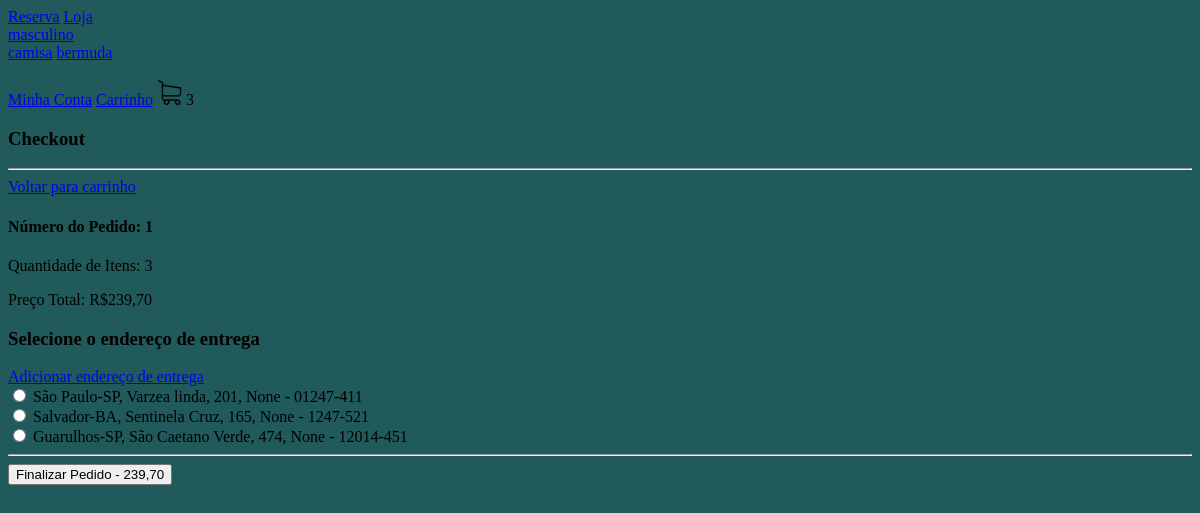
Before: /checkout/ (signed in) with the older database file.
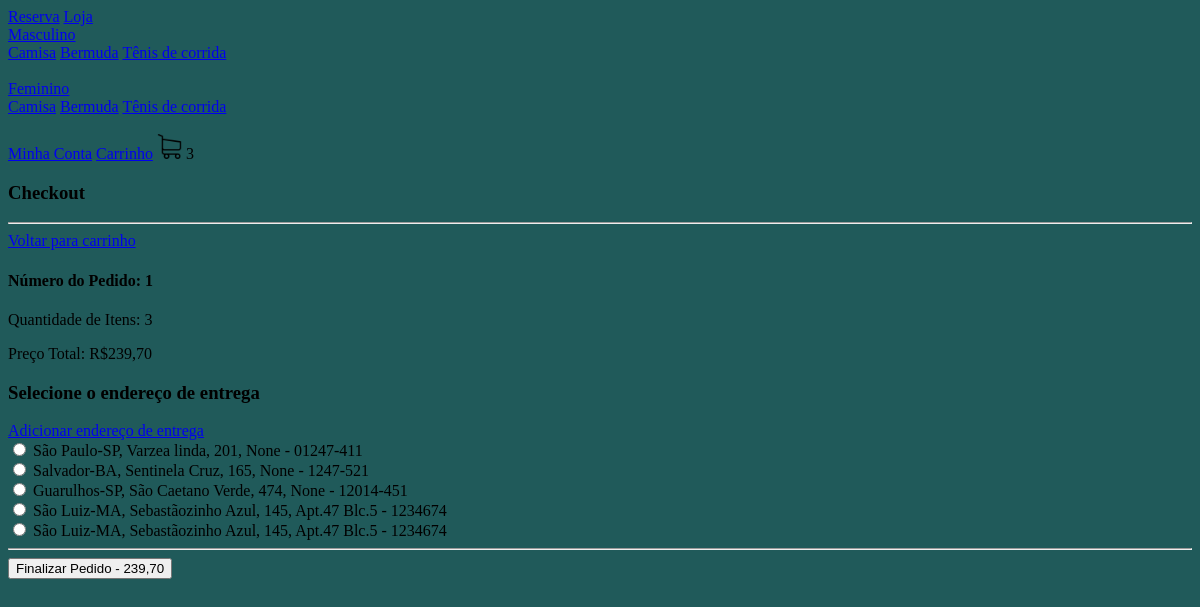
After: the same page with the newer database file.
### loja/models.py (models this page shows, shortened)
class Categoria(models.Model):
    nome = models.CharField(max_length=200, null=True, blank=True)
    slug = models.CharField(max_length=200, null=True, blank=True)

class Tipo(models.Model):
    nome = models.CharField(max_length=200, null=True, blank=True)
    slug = models.CharField(max_length=200, null=True, blank=True)

class Endereco(models.Model):
    rua = models.CharField(max_length=400, null=True, blank=True)
    numero = models.IntegerField(default=0)
    complemento = models.CharField(max_length=400, null=True, blank=True)
    cep = models.CharField(max_length=200, null=True, blank=True)
    cidade = models.CharField(max_length=200, null=True, blank=True)
    estado = models.CharField(max_length=200, null=True, blank=True)
    cliente = models.ForeignKey(
        Cliente, null=True, blank=True, on_delete=models.SET_NULL)

### loja/views.py (the view, shortened to what this page needs)
# urls.py: path('checkout/', checkout, name='checkout'),
def checkout(request):
    if request.user.is_authenticated:
        cliente = request.user.cliente
    pedido, criado = Pedido.objects.get_or_create(
        cliente=cliente, finalizado=False)
    enderecos = Endereco.objects.filter(cliente=cliente)
    context = {"pedido": pedido, "enderecos": enderecos, "erro":None}
    return render(request, 'checkout.html', context)

### loja/models.py (called while the page is built)
    @property
    def quantidade_total(self):
        itens_pedido = ItensPedido.objects.filter(pedido__id=self.id)
        quantidade = sum([item.quantidade for item in itens_pedido])
        return quantidade

    @property
    def preco_total(self):
        itens_pedido = ItensPedido.objects.filter(pedido__id=self.id)
        preco = sum([item.preco_total for item in itens_pedido])
        return preco

    @property
    def preco_total(self):
        preco_total = self.quantidade * self.item_estoque.produto.preco
        return preco_total

### loja/novos_context.py (called while the page is built)
def categorias_tipos(request):
    categorias_navegacao = Categoria.objects.all()
    tipos_navegacao = Tipo.objects.all()
    return {"categorias_navegacao": categorias_navegacao, "tipos_navegacao": tipos_navegacao}

### loja/templates/checkout.html (shortened to what this page needs)
{% extends 'base.html' %}
{% load static %}
{% block body %}
    <h3>Checkout</h3>
    <hr>
    <a href="{% url 'carrinho' %}">Voltar para carrinho</a>
    <h4>Número do Pedido: {{ pedido.id }}</h4>
    <p>Quantidade de Itens: {{ pedido.quantidade_total }}</p>
    <p>Preço Total: R${{ pedido.preco_total }}</p>
    <form action="{% url 'finalizar_pedido' pedido.id %}" method="POST">
        <h3>Selecione o endereço de entrega</h3>
        <a href="{% url 'adicionar_endereco' %}">Adicionar endereço de entrega</a>
        <br>
        {% for endereco in enderecos %}
            <input type="radio" name="endereco" value="{{endereco.id}}">
            <label for="{{endereco.id}}">{{endereco.cidade}}-{{endereco.estado}}, {{endereco.rua}}, {{endereco.numero}}, {{endereco.complemento}} - {{endereco.cep}} </label>
            <br>
        {% endfor %}
        <hr>
        <button type="submit">Finalizar Pedido - {{pedido.preco_total}}</button>
    </form>
{% endblock %}

### loja/templates/navbar.html
{% load static %}
<nav>
    <a href="{% url 'homepage' %}">Reserva</a>
    <a href="{% url 'loja' %}">Loja</a>
    <div >
        {% for categoria in categorias_navegacao %}
        <div>
            <a href="{% url 'loja' %}{{categoria.slug}}">{{categoria.nome}}</a>
            <br>
            {% for tipo in tipos_navegacao %}
                <a href="{% url 'loja' %}{{categoria.slug}}-{{tipo.slug}}">{{tipo.nome}}</a>
            {% endfor %}
            <br>
            <br>
        </div>
        {% endfor %}
    </div>
    {% if request.user.is_authenticated %}
        <a href="{% url 'minha_conta' %}">Minha Conta</a>
    {% else %}
        <a href="{% url 'fazer_login' %}">Login</a>
    {% endif %}
    <a href="{% url 'carrinho' %}">Carrinho</a>
    <a href="{% url 'carrinho' %}"><img src="{% static 'images/carrinho.png' %}" width="25" height="25"></a>
    {{quantidade_produtos_carrinho}}
</nav>

Changed rows visible on the page:
changed Categoria: nome "masculino" → "Masculino"
changed Tipo: nome "camisa" → "Camisa"
changed Tipo: nome "bermuda" → "Bermuda"
added Tipo: nome "Tênis de corrida"
added Categoria: nome "Feminino", Tipo (nome "Camisa"), Tipo (nome "Bermuda")
added Endereco: cidade "São Luiz", estado "MA", rua "Sebastãozinho Azul", numero "145", complemento "Apt.47 Blc.5", cep "1234674"
added Endereco: cidade "São Luiz", estado "MA", rua "Sebastãozinho Azul", numero "145", complemento "Apt.47 Blc.5", cep "1234674"
